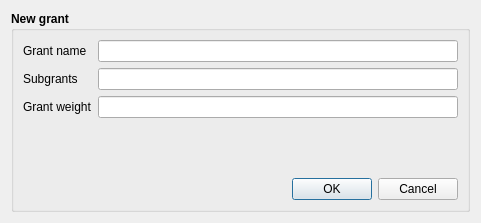
<?xml version="1.0" encoding="UTF-8"?>
<ui version="4.0">
 <class>DlgAddEditGrants</class>
 <widget class="QDialog" name="DlgAddEditGrants">
  <property name="geometry">
   <rect>
    <x>0</x>
    <y>0</y>
    <width>481</width>
    <height>223</height>
   </rect>
  </property>
  <property name="windowTitle">
   <string>Dialog</string>
  </property>
  <layout class="QVBoxLayout" name="verticalLayout_4">
   <item>
    <widget class="QGroupBox" name="groupBox">
     <property name="font">
      <font>
       <weight>75</weight>
       <bold>true</bold>
      </font>
     </property>
     <property name="title">
      <string>New grant</string>
     </property>
     <layout class="QVBoxLayout" name="verticalLayout_3">
      <item>
       <layout class="QHBoxLayout" name="horizontalLayout">
        <item>
         <layout class="QVBoxLayout" name="verticalLayout">
          <item>
           <widget class="QLabel" name="lblGrantName">
            <property name="font">
             <font>
              <weight>50</weight>
              <bold>false</bold>
             </font>
            </property>
            <property name="text">
             <string>Grant name</string>
            </property>
           </widget>
          </item>
          <item>
           <widget class="QLabel" name="label_2">
            <property name="font">
             <font>
              <weight>50</weight>
              <bold>false</bold>
             </font>
            </property>
            <property name="text">
             <string>Subgrants</string>
            </property>
           </widget>
          </item>
          <item>
           <widget class="QLabel" name="label_3">
            <property name="font">
             <font>
              <weight>50</weight>
              <bold>false</bold>
             </font>
            </property>
            <property name="text">
             <string>Grant weight</string>
            </property>
           </widget>
          </item>
         </layout>
        </item>
        <item>
         <layout class="QVBoxLayout" name="verticalLayout_2">
          <item>
           <widget class="QLineEdit" name="leGrantName">
            <property name="font">
             <font>
              <weight>50</weight>
              <bold>false</bold>
             </font>
            </property>
           </widget>
          </item>
          <item>
           <widget class="QLineEdit" name="leSubgrants">
            <property name="font">
             <font>
              <weight>50</weight>
              <bold>false</bold>
             </font>
            </property>
           </widget>
          </item>
          <item>
           <widget class="QLineEdit" name="leGrantWeight">
            <property name="font">
             <font>
              <weight>50</weight>
              <bold>false</bold>
             </font>
            </property>
           </widget>
          </item>
         </layout>
        </item>
       </layout>
      </item>
      <item>
       <spacer name="verticalSpacer">
        <property name="orientation">
         <enum>Qt::Vertical</enum>
        </property>
        <property name="sizeHint" stdset="0">
         <size>
          <width>20</width>
          <height>7</height>
         </size>
        </property>
       </spacer>
      </item>
      <item>
       <widget class="QLabel" name="lblStatus">
        <property name="font">
         <font>
          <weight>50</weight>
          <bold>false</bold>
         </font>
        </property>
        <property name="text">
         <string/>
        </property>
       </widget>
      </item>
      <item>
       <widget class="QDialogButtonBox" name="buttonBox">
        <property name="font">
         <font>
          <weight>50</weight>
          <bold>false</bold>
         </font>
        </property>
        <property name="orientation">
         <enum>Qt::Horizontal</enum>
        </property>
        <property name="standardButtons">
         <set>QDialogButtonBox::Cancel|QDialogButtonBox::Ok</set>
        </property>
       </widget>
      </item>
     </layout>
    </widget>
   </item>
  </layout>
 </widget>
 <resources/>
 <connections/>
</ui>
